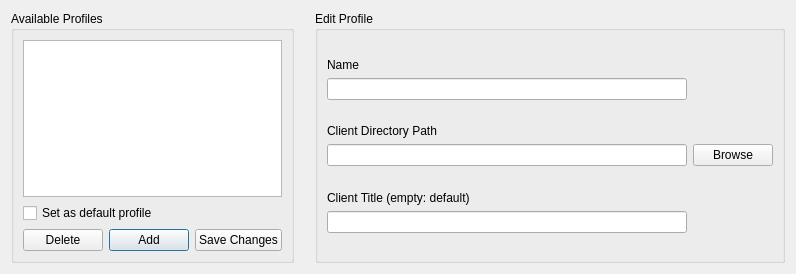
<?xml version="1.0" encoding="UTF-8"?>
<ui version="4.0">
 <class>Dlg_ProfileClient_Options</class>
 <widget class="QDialog" name="Dlg_ProfileClient_Options">
  <property name="geometry">
   <rect>
    <x>0</x>
    <y>0</y>
    <width>796</width>
    <height>274</height>
   </rect>
  </property>
  <property name="windowTitle">
   <string>Client Profile Options</string>
  </property>
  <layout class="QHBoxLayout" name="horizontalLayout">
   <item>
    <widget class="QGroupBox" name="groupBox_avail">
     <property name="sizePolicy">
      <sizepolicy hsizetype="Preferred" vsizetype="Preferred">
       <horstretch>1</horstretch>
       <verstretch>0</verstretch>
      </sizepolicy>
     </property>
     <property name="title">
      <string>Available Profiles</string>
     </property>
     <property name="checkable">
      <bool>false</bool>
     </property>
     <layout class="QGridLayout" name="gridLayout_4">
      <property name="sizeConstraint">
       <enum>QLayout::SetDefaultConstraint</enum>
      </property>
      <item row="0" column="0">
       <layout class="QGridLayout" name="gridLayout" columnstretch="0,0,0">
        <item row="0" column="0" colspan="3">
         <widget class="QListView" name="listView_profiles"/>
        </item>
        <item row="2" column="1">
         <widget class="QPushButton" name="pushButton_profileAdd">
          <property name="sizePolicy">
           <sizepolicy hsizetype="Maximum" vsizetype="Fixed">
            <horstretch>0</horstretch>
            <verstretch>0</verstretch>
           </sizepolicy>
          </property>
          <property name="focusPolicy">
           <enum>Qt::StrongFocus</enum>
          </property>
          <property name="text">
           <string>Add</string>
          </property>
         </widget>
        </item>
        <item row="2" column="0">
         <widget class="QPushButton" name="pushButton_profileDelete">
          <property name="sizePolicy">
           <sizepolicy hsizetype="Maximum" vsizetype="Fixed">
            <horstretch>0</horstretch>
            <verstretch>0</verstretch>
           </sizepolicy>
          </property>
          <property name="focusPolicy">
           <enum>Qt::StrongFocus</enum>
          </property>
          <property name="text">
           <string>Delete</string>
          </property>
         </widget>
        </item>
        <item row="2" column="2">
         <widget class="QPushButton" name="pushButton_profileSave">
          <property name="sizePolicy">
           <sizepolicy hsizetype="Maximum" vsizetype="Fixed">
            <horstretch>0</horstretch>
            <verstretch>0</verstretch>
           </sizepolicy>
          </property>
          <property name="focusPolicy">
           <enum>Qt::StrongFocus</enum>
          </property>
          <property name="text">
           <string>Save Changes</string>
          </property>
         </widget>
        </item>
        <item row="1" column="0" colspan="2">
         <widget class="QCheckBox" name="checkBox_setDefaultProfile">
          <property name="text">
           <string>Set as default profile</string>
          </property>
         </widget>
        </item>
       </layout>
      </item>
     </layout>
    </widget>
   </item>
   <item>
    <spacer name="horizontalSpacer">
     <property name="orientation">
      <enum>Qt::Horizontal</enum>
     </property>
     <property name="sizeType">
      <enum>QSizePolicy::Fixed</enum>
     </property>
     <property name="sizeHint" stdset="0">
      <size>
       <width>15</width>
       <height>20</height>
      </size>
     </property>
    </spacer>
   </item>
   <item>
    <widget class="QGroupBox" name="groupBox_edit">
     <property name="sizePolicy">
      <sizepolicy hsizetype="Preferred" vsizetype="Preferred">
       <horstretch>2</horstretch>
       <verstretch>0</verstretch>
      </sizepolicy>
     </property>
     <property name="title">
      <string>Edit Profile</string>
     </property>
     <layout class="QGridLayout" name="gridLayout_5">
      <item row="1" column="0">
       <layout class="QGridLayout" name="gridLayout_6" columnstretch="0,0,0">
        <item row="10" column="1">
         <spacer name="verticalSpacer_2">
          <property name="orientation">
           <enum>Qt::Vertical</enum>
          </property>
          <property name="sizeHint" stdset="0">
           <size>
            <width>20</width>
            <height>40</height>
           </size>
          </property>
         </spacer>
        </item>
        <item row="2" column="0" colspan="2">
         <widget class="QLineEdit" name="lineEdit_editName"/>
        </item>
        <item row="3" column="1">
         <spacer name="verticalSpacer_3">
          <property name="orientation">
           <enum>Qt::Vertical</enum>
          </property>
          <property name="sizeHint" stdset="0">
           <size>
            <width>20</width>
            <height>40</height>
           </size>
          </property>
         </spacer>
        </item>
        <item row="9" column="2">
         <widget class="QPushButton" name="pushButton_pathBrowse">
          <property name="sizePolicy">
           <sizepolicy hsizetype="Maximum" vsizetype="Fixed">
            <horstretch>0</horstretch>
            <verstretch>0</verstretch>
           </sizepolicy>
          </property>
          <property name="focusPolicy">
           <enum>Qt::StrongFocus</enum>
          </property>
          <property name="text">
           <string>Browse</string>
          </property>
          <property name="checkable">
           <bool>false</bool>
          </property>
         </widget>
        </item>
        <item row="0" column="1">
         <spacer name="verticalSpacer">
          <property name="orientation">
           <enum>Qt::Vertical</enum>
          </property>
          <property name="sizeHint" stdset="0">
           <size>
            <width>20</width>
            <height>40</height>
           </size>
          </property>
         </spacer>
        </item>
        <item row="13" column="1">
         <spacer name="verticalSpacer_4">
          <property name="orientation">
           <enum>Qt::Vertical</enum>
          </property>
          <property name="sizeHint" stdset="0">
           <size>
            <width>20</width>
            <height>40</height>
           </size>
          </property>
         </spacer>
        </item>
        <item row="9" column="0" colspan="2">
         <widget class="QLineEdit" name="lineEdit_editPath"/>
        </item>
        <item row="4" column="0" rowspan="5" colspan="3">
         <widget class="QLabel" name="label_editPath">
          <property name="text">
           <string>Client Directory Path</string>
          </property>
         </widget>
        </item>
        <item row="11" column="0" colspan="3">
         <widget class="QLabel" name="label_editWindowtitle">
          <property name="text">
           <string>Client Title (empty: default)</string>
          </property>
         </widget>
        </item>
        <item row="1" column="0" colspan="3">
         <widget class="QLabel" name="label_editName">
          <property name="text">
           <string>Name</string>
          </property>
         </widget>
        </item>
        <item row="12" column="0" colspan="2">
         <widget class="QLineEdit" name="lineEdit_editWindowTitle"/>
        </item>
       </layout>
      </item>
     </layout>
    </widget>
   </item>
  </layout>
 </widget>
 <resources/>
 <connections/>
</ui>
